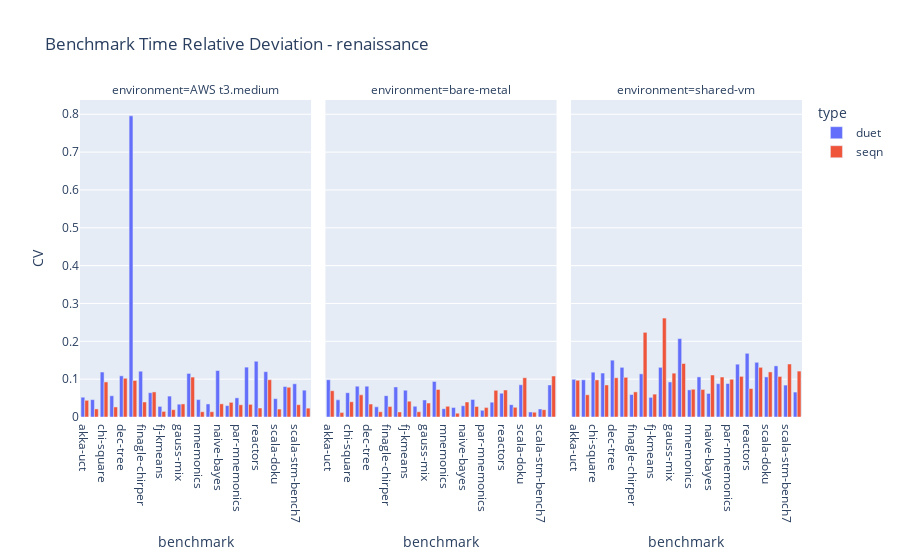
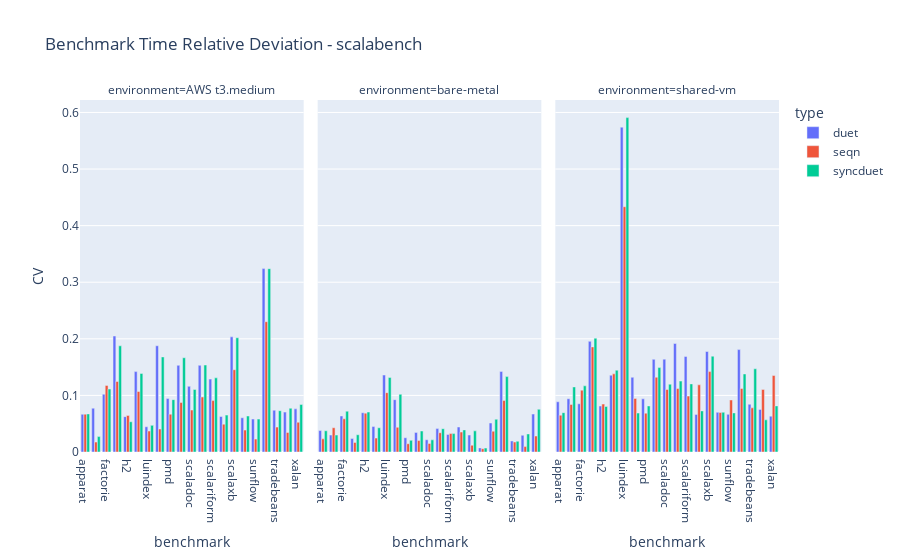
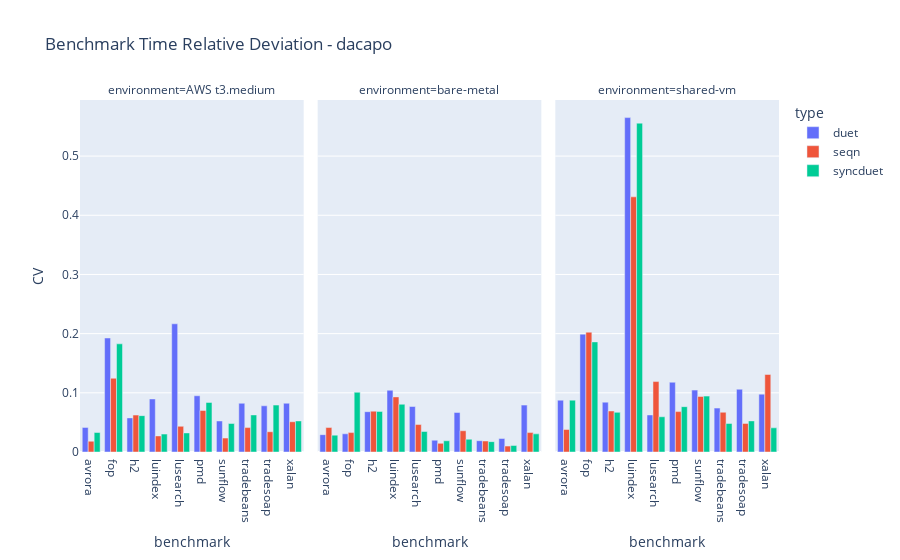
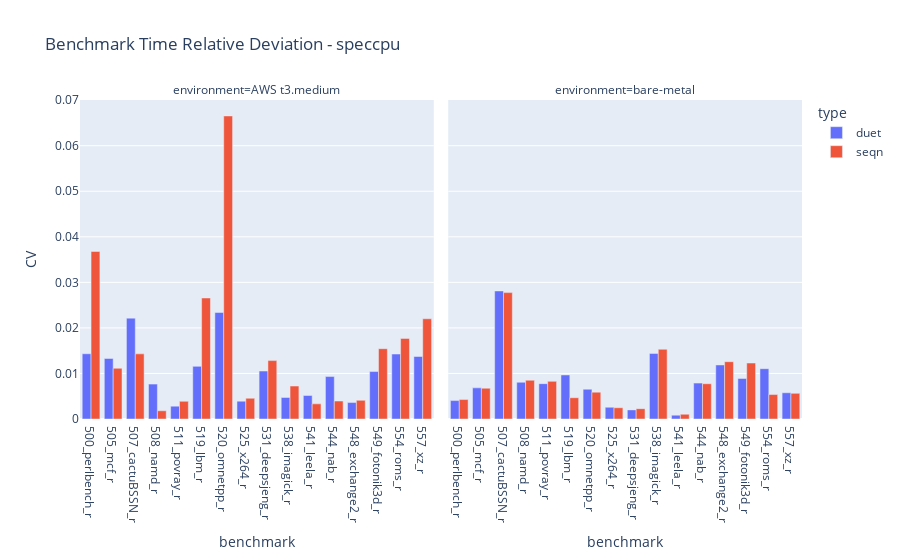

Here is the notebook cell these charts were saved with, in order:
### Markdown cell above
## Relative Standard Deviation (CV)

### Code cell
df_cv = (
    df_prep.groupby(BENCHMARK_ENV_COL)
    .agg(
        time_count=(RF.time_ns, len),
        time_mean=(RF.time_ns, "mean"),
        time_var=(RF.time_ns, "var"),
        time_std=(RF.time_ns, "std"),
    )
    .reset_index()
)
df_cv["CV"] = df_cv["time_std"] / df_cv["time_mean"]

for suite in unique_suites:
    fig = px.bar(
        df_cv[df_cv[RF.suite] == suite],
        x=RF.benchmark,
        y="CV",
        facet_col=DF.env,
        color=RF.type,
        barmode="group",
        title=f"Benchmark Time Relative Deviation - {suite}",
    )
    fig.update_xaxes(categoryorder="category ascending")
    fig.show()

### Figure 1 — Plotly figure (JSON) as saved in the notebook; plotly's stock layout.template omitted (floating-point values rounded to 4 significant figures)
{"data": [{"alignmentgroup": "True", "hovertemplate": "type=duet<br>environment=AWS t3.medium<br>benchmark=%{x}<br>CV=%{y}<extra></extra>", "legendgroup": "duet", "marker": {"color": "#636efa", "pattern": {"shape": ""}}, "name": "duet", "offsetgroup": "duet", "orientation": "v", "showlegend": true, "textposition": "auto", "type": "bar", "x": ["akka-uct", "als", "chi-square", "db-shootout", "dec-tree", "dotty", "finagle-chirper", "finagle-http", "fj-kmeans", "future-genetic", "gauss-mix", "log-regression", "mnemonics", "movie-lens", "naive-bayes", "page-rank", "par-mnemonics", "philosophers", "reactors", "rx-scrabble", "scala-doku", "scala-kmeans", "scala-stm-bench7", "scrabble"], "xaxis": "x", "y": [0.0523, 0.04587, 0.1188, 0.05616, 0.1088, 0.7958, 0.121, 0.06419, 0.02801, 0.05527, 0.03384, 0.1151, 0.04594, 0.03452, 0.1228, 0.0301, 0.05062, 0.1318, 0.1474, 0.1198, 0.04852, 0.08056, 0.08777, 0.07092], "yaxis": "y"}, {"alignmentgroup": "True", "hovertemplate": "type=duet<br>environment=bare-metal<br>benchmark=%{x}<br>CV=%{y}<extra></extra>", "legendgroup": "duet", "marker": {"color": "#636efa", "pattern": {"shape": ""}}, "name": "duet", "offsetgroup": "duet", "orientation": "v", "showlegend": false, "textposition": "auto", "type": "bar", "x": ["akka-uct", "als", "chi-square", "db-shootout", "dec-tree", "dotty", "finagle-chirper", "finagle-http", "fj-kmeans", "future-genetic", "gauss-mix", "log-regression", "mnemonics", "movie-lens", "naive-bayes", "page-rank", "par-mnemonics", "philosophers", "reactors", "rx-scrabble", "scala-doku", "scala-kmeans", "scala-stm-bench7", "scrabble"], "xaxis": "x2", "y": [0.09847, 0.04526, 0.06421, 0.08143, 0.08144, 0.02676, 0.05646, 0.07954, 0.07096, 0.02836, 0.04506, 0.09391, 0.02193, 0.02505, 0.02977, 0.04648, 0.01759, 0.03927, 0.06302, 0.03262, 0.08516, 0.01324, 0.02115, 0.08473], "yaxis": "y2"}, {"alignmentgroup": "True", "hovertemplate": "type=duet<br>environment=shared-vm<br>benchmark=%{x}<br>CV=%{y}<extra></extra>", "legendgroup": "duet", "marker": {"color": "#636efa", "pattern": {"shape": ""}}, "name": "duet", "offsetgroup": "duet", "orientation": "v", "showlegend": false, "textposition": "auto", "type": "bar", "x": ["akka-uct", "als", "chi-square", "db-shootout", "dec-tree", "dotty", "finagle-chirper", "finagle-http", "fj-kmeans", "future-genetic", "gauss-mix", "log-regression", "mnemonics", "movie-lens", "naive-bayes", "page-rank", "par-mnemonics", "philosophers", "reactors", "rx-scrabble", "scala-doku", "scala-kmeans", "scala-stm-bench7", "scrabble"], "xaxis": "x3", "y": [0.09958, 0.09825, 0.1184, 0.1162, 0.1502, 0.1312, 0.05936, 0.1141, 0.0519, 0.1313, 0.09262, 0.2072, 0.07164, 0.106, 0.06225, 0.08808, 0.08854, 0.1396, 0.1683, 0.1445, 0.1059, 0.1351, 0.08436, 0.06592], "yaxis": "y3"}, {"alignmentgroup": "True", "hovertemplate": "type=seqn<br>environment=AWS t3.medium<br>benchmark=%{x}<br>CV=%{y}<extra></extra>", "legendgroup": "seqn", "marker": {"color": "#EF553B", "pattern": {"shape": ""}}, "name": "seqn", "offsetgroup": "seqn", "orientation": "v", "showlegend": true, "textposition": "auto", "type": "bar", "x": ["akka-uct", "als", "chi-square", "db-shootout", "dec-tree", "dotty", "finagle-chirper", "finagle-http", "fj-kmeans", "future-genetic", "gauss-mix", "log-regression", "mnemonics", "movie-lens", "naive-bayes", "page-rank", "par-mnemonics", "philosophers", "reactors", "rx-scrabble", "scala-doku", "scala-kmeans", "scala-stm-bench7", "scrabble"], "xaxis": "x", "y": [0.04417, 0.02136, 0.09268, 0.02654, 0.1023, 0.09649, 0.03966, 0.06624, 0.01481, 0.0194, 0.0346, 0.1055, 0.01391, 0.01394, 0.03479, 0.03877, 0.03231, 0.03346, 0.02379, 0.09854, 0.02102, 0.07859, 0.03251, 0.02343], "yaxis": "y"}, {"alignmentgroup": "True", "hovertemplate": "type=seqn<br>environment=bare-metal<br>benchmark=%{x}<br>CV=%{y}<extra></extra>", "legendgroup": "seqn", "marker": {"color": "#EF553B", "pattern": {"shape": ""}}, "name": "seqn", "offsetgroup": "seqn", "orientation": "v", "showlegend": false, "textposition": "auto", "type": "bar", "x": ["akka-uct", "als", "chi-square", "db-shootout", "dec-tree", "dotty", "finagle-chirper", "finagle-http", "fj-kmeans", "future-genetic", "gauss-mix", "log-regression", "mnemonics", "movie-lens", "naive-bayes", "page-rank", "par-mnemonics", "philosophers", "reactors", "rx-scrabble", "scala-doku", "scala-kmeans", "scala-stm-bench7", "scrabble"], "xaxis": "x2", "y": [0.0695, 0.01166, 0.0403, 0.05859, 0.03411, 0.01393, 0.02763, 0.01341, 0.04192, 0.0139, 0.0369, 0.07286, 0.02824, 0.01018, 0.03963, 0.02784, 0.02485, 0.07041, 0.07138, 0.02551, 0.1038, 0.01277, 0.01943, 0.1083], "yaxis": "y2"}, {"alignmentgroup": "True", "hovertemplate": "type=seqn<br>environment=shared-vm<br>benchmark=%{x}<br>CV=%{y}<extra></extra>", "legendgroup": "seqn", "marker": {"color": "#EF553B", "pattern": {"shape": ""}}, "name": "seqn", "offsetgroup": "seqn", "orientation": "v", "showlegend": false, "textposition": "auto", "type": "bar", "x": ["akka-uct", "als", "chi-square", "db-shootout", "dec-tree", "dotty", "finagle-chirper", "finagle-http", "fj-kmeans", "future-genetic", "gauss-mix", "log-regression", "mnemonics", "movie-lens", "naive-bayes", "page-rank", "par-mnemonics", "philosophers", "reactors", "rx-scrabble", "scala-doku", "scala-kmeans", "scala-stm-bench7", "scrabble"], "xaxis": "x3", "y": [0.09705, 0.05872, 0.09805, 0.08467, 0.1038, 0.1048, 0.06636, 0.2237, 0.06041, 0.2614, 0.1158, 0.1414, 0.07337, 0.07276, 0.1109, 0.1057, 0.09977, 0.1075, 0.07516, 0.1313, 0.1191, 0.1072, 0.1401, 0.1213], "yaxis": "y3"}], "layout": {"annotations": [{"font": {}, "showarrow": false, "text": "environment=AWS t3.medium", "x": 0.16, "xanchor": "center", "xref": "paper", "y": 1, "yanchor": "bottom", "yref": "paper"}, {"font": {}, "showarrow": false, "text": "environment=bare-metal", "x": 0.5, "xanchor": "center", "xref": "paper", "y": 1, "yanchor": "bottom", "yref": "paper"}, {"font": {}, "showarrow": false, "text": "environment=shared-vm", "x": 0.84, "xanchor": "center", "xref": "paper", "y": 1, "yanchor": "bottom", "yref": "paper"}], "barmode": "group", "legend": {"title": {"text": "type"}, "tracegroupgap": 0}, "title": {"text": "Benchmark Time Relative Deviation - renaissance"}, "xaxis": {"anchor": "y", "categoryorder": "category ascending", "domain": [0, 0.32], "title": {"text": "benchmark"}}, "xaxis2": {"anchor": "y2", "categoryorder": "category ascending", "domain": [0.34, 0.66], "matches": "x", "title": {"text": "benchmark"}}, "xaxis3": {"anchor": "y3", "categoryorder": "category ascending", "domain": [0.68, 1.0], "matches": "x", "title": {"text": "benchmark"}}, "yaxis": {"anchor": "x", "domain": [0, 1], "title": {"text": "CV"}}, "yaxis2": {"anchor": "x2", "domain": [0, 1], "matches": "y", "showticklabels": false}, "yaxis3": {"anchor": "x3", "domain": [0, 1], "matches": "y", "showticklabels": false}}}

### Figure 2 — Plotly figure (JSON) as saved in the notebook; plotly's stock layout.template omitted (floating-point values rounded to 4 significant figures)
{"data": [{"alignmentgroup": "True", "hovertemplate": "type=duet<br>environment=AWS t3.medium<br>benchmark=%{x}<br>CV=%{y}<extra></extra>", "legendgroup": "duet", "marker": {"color": "#636efa", "pattern": {"shape": ""}}, "name": "duet", "offsetgroup": "duet", "orientation": "v", "showlegend": true, "textposition": "auto", "type": "bar", "x": ["apparat", "avrora", "factorie", "fop", "h2", "kiama", "luindex", "lusearch", "pmd", "scalac", "scaladoc", "scalap", "scalariform", "scalatest", "scalaxb", "specs", "sunflow", "tmt", "tradebeans", "tradesoap", "xalan"], "xaxis": "x", "y": [0.06676, 0.07742, 0.1022, 0.2049, 0.0625, 0.1421, 0.04461, 0.1878, 0.09443, 0.1531, 0.1161, 0.1532, 0.1288, 0.06271, 0.2035, 0.06052, 0.0582, 0.3241, 0.07391, 0.0705, 0.07623], "yaxis": "y"}, {"alignmentgroup": "True", "hovertemplate": "type=duet<br>environment=bare-metal<br>benchmark=%{x}<br>CV=%{y}<extra></extra>", "legendgroup": "duet", "marker": {"color": "#636efa", "pattern": {"shape": ""}}, "name": "duet", "offsetgroup": "duet", "orientation": "v", "showlegend": false, "textposition": "auto", "type": "bar", "x": ["apparat", "avrora", "factorie", "fop", "h2", "kiama", "luindex", "lusearch", "pmd", "scalac", "scaladoc", "scalap", "scalariform", "scalatest", "scalaxb", "specs", "sunflow", "tmt", "tradebeans", "tradesoap", "xalan"], "xaxis": "x2", "y": [0.0379, 0.02997, 0.06363, 0.02375, 0.06943, 0.04495, 0.136, 0.0925, 0.02523, 0.03466, 0.02164, 0.0414, 0.03111, 0.04415, 0.03001, 0.007261, 0.05123, 0.1424, 0.01948, 0.02951, 0.06708], "yaxis": "y2"}, {"alignmentgroup": "True", "hovertemplate": "type=duet<br>environment=shared-vm<br>benchmark=%{x}<br>CV=%{y}<extra></extra>", "legendgroup": "duet", "marker": {"color": "#636efa", "pattern": {"shape": ""}}, "name": "duet", "offsetgroup": "duet", "orientation": "v", "showlegend": false, "textposition": "auto", "type": "bar", "x": ["apparat", "avrora", "factorie", "fop", "h2", "kiama", "luindex", "lusearch", "pmd", "scalac", "scaladoc", "scalap", "scalariform", "scalatest", "scalaxb", "specs", "sunflow", "tmt", "tradebeans", "tradesoap", "xalan"], "xaxis": "x3", "y": [0.08874, 0.09411, 0.08518, 0.1955, 0.0813, 0.1357, 0.5741, 0.132, 0.09393, 0.1638, 0.1641, 0.1918, 0.1688, 0.06646, 0.1776, 0.07014, 0.06652, 0.1809, 0.08428, 0.07531, 0.06336], "yaxis": "y3"}, {"alignmentgroup": "True", "hovertemplate": "type=seqn<br>environment=AWS t3.medium<br>benchmark=%{x}<br>CV=%{y}<extra></extra>", "legendgroup": "seqn", "marker": {"color": "#EF553B", "pattern": {"shape": ""}}, "name": "seqn", "offsetgroup": "seqn", "orientation": "v", "showlegend": true, "textposition": "auto", "type": "bar", "x": ["apparat", "avrora", "factorie", "fop", "h2", "kiama", "luindex", "lusearch", "pmd", "scalac", "scaladoc", "scalap", "scalariform", "scalatest", "scalaxb", "specs", "sunflow", "tmt", "tradebeans", "tradesoap", "xalan"], "xaxis": "x", "y": [0.06691, 0.01751, 0.1176, 0.1246, 0.06461, 0.1069, 0.03701, 0.04066, 0.06689, 0.08737, 0.07413, 0.0972, 0.09083, 0.04922, 0.1454, 0.03872, 0.0228, 0.2303, 0.04397, 0.03453, 0.05259], "yaxis": "y"}, {"alignmentgroup": "True", "hovertemplate": "type=seqn<br>environment=bare-metal<br>benchmark=%{x}<br>CV=%{y}<extra></extra>", "legendgroup": "seqn", "marker": {"color": "#EF553B", "pattern": {"shape": ""}}, "name": "seqn", "offsetgroup": "seqn", "orientation": "v", "showlegend": false, "textposition": "auto", "type": "bar", "x": ["apparat", "avrora", "factorie", "fop", "h2", "kiama", "luindex", "lusearch", "pmd", "scalac", "scaladoc", "scalap", "scalariform", "scalatest", "scalaxb", "specs", "sunflow", "tmt", "tradebeans", "tradesoap", "xalan"], "xaxis": "x2", "y": [0.02321, 0.0429, 0.05865, 0.017, 0.06862, 0.02458, 0.1049, 0.04367, 0.01462, 0.02024, 0.01519, 0.03409, 0.03259, 0.03528, 0.01196, 0.00584, 0.03677, 0.09091, 0.01761, 0.009565, 0.02825], "yaxis": "y2"}, {"alignmentgroup": "True", "hovertemplate": "type=seqn<br>environment=shared-vm<br>benchmark=%{x}<br>CV=%{y}<extra></extra>", "legendgroup": "seqn", "marker": {"color": "#EF553B", "pattern": {"shape": ""}}, "name": "seqn", "offsetgroup": "seqn", "orientation": "v", "showlegend": false, "textposition": "auto", "type": "bar", "x": ["apparat", "avrora", "factorie", "fop", "h2", "kiama", "luindex", "lusearch", "pmd", "scalac", "scaladoc", "scalap", "scalariform", "scalatest", "scalaxb", "specs", "sunflow", "tmt", "tradebeans", "tradesoap", "xalan"], "xaxis": "x3", "y": [0.06515, 0.084, 0.1093, 0.1857, 0.08469, 0.1381, 0.4334, 0.09469, 0.06865, 0.1322, 0.1104, 0.1121, 0.0988, 0.1187, 0.1421, 0.0697, 0.09191, 0.1123, 0.078, 0.1106, 0.1352], "yaxis": "y3"}, {"alignmentgroup": "True", "hovertemplate": "type=syncduet<br>environment=AWS t3.medium<br>benchmark=%{x}<br>CV=%{y}<extra></extra>", "legendgroup": "syncduet", "marker": {"color": "#00cc96", "pattern": {"shape": ""}}, "name": "syncduet", "offsetgroup": "syncduet", "orientation": "v", "showlegend": true, "textposition": "auto", "type": "bar", "x": ["apparat", "avrora", "factorie", "fop", "h2", "kiama", "luindex", "lusearch", "pmd", "scalac", "scaladoc", "scalap", "scalariform", "scalatest", "scalaxb", "specs", "sunflow", "tmt", "tradebeans", "tradesoap", "xalan"], "xaxis": "x", "y": [0.06731, 0.02724, 0.1112, 0.1876, 0.05343, 0.1388, 0.04706, 0.168, 0.09254, 0.1665, 0.1105, 0.1537, 0.131, 0.06517, 0.2019, 0.06362, 0.05812, 0.324, 0.07297, 0.07734, 0.08403], "yaxis": "y"}, {"alignmentgroup": "True", "hovertemplate": "type=syncduet<br>environment=bare-metal<br>benchmark=%{x}<br>CV=%{y}<extra></extra>", "legendgroup": "syncduet", "marker": {"color": "#00cc96", "pattern": {"shape": ""}}, "name": "syncduet", "offsetgroup": "syncduet", "orientation": "v", "showlegend": false, "textposition": "auto", "type": "bar", "x": ["apparat", "avrora", "factorie", "fop", "h2", "kiama", "luindex", "lusearch", "pmd", "scalac", "scaladoc", "scalap", "scalariform", "scalatest", "scalaxb", "specs", "sunflow", "tmt", "tradebeans", "tradesoap", "xalan"], "xaxis": "x2", "y": [0.03752, 0.02997, 0.07213, 0.0305, 0.07058, 0.0428, 0.1318, 0.102, 0.02067, 0.03711, 0.02143, 0.04113, 0.03253, 0.03909, 0.03734, 0.006983, 0.05785, 0.1333, 0.019, 0.03191, 0.07547], "yaxis": "y2"}, {"alignmentgroup": "True", "hovertemplate": "type=syncduet<br>environment=shared-vm<br>benchmark=%{x}<br>CV=%{y}<extra></extra>", "legendgroup": "syncduet", "marker": {"color": "#00cc96", "pattern": {"shape": ""}}, "name": "syncduet", "offsetgroup": "syncduet", "orientation": "v", "showlegend": false, "textposition": "auto", "type": "bar", "x": ["apparat", "avrora", "factorie", "fop", "h2", "kiama", "luindex", "lusearch", "pmd", "scalac", "scaladoc", "scalap", "scalariform", "scalatest", "scalaxb", "specs", "sunflow", "tmt", "tradebeans", "tradesoap", "xalan"], "xaxis": "x3", "y": [0.06957, 0.115, 0.1169, 0.2011, 0.08053, 0.1446, 0.5909, 0.06883, 0.08137, 0.1492, 0.1198, 0.1253, 0.1204, 0.07262, 0.1694, 0.0703, 0.06913, 0.1379, 0.147, 0.05685, 0.08149], "yaxis": "y3"}], "layout": {"annotations": [{"font": {}, "showarrow": false, "text": "environment=AWS t3.medium", "x": 0.16, "xanchor": "center", "xref": "paper", "y": 1, "yanchor": "bottom", "yref": "paper"}, {"font": {}, "showarrow": false, "text": "environment=bare-metal", "x": 0.5, "xanchor": "center", "xref": "paper", "y": 1, "yanchor": "bottom", "yref": "paper"}, {"font": {}, "showarrow": false, "text": "environment=shared-vm", "x": 0.84, "xanchor": "center", "xref": "paper", "y": 1, "yanchor": "bottom", "yref": "paper"}], "barmode": "group", "legend": {"title": {"text": "type"}, "tracegroupgap": 0}, "title": {"text": "Benchmark Time Relative Deviation - scalabench"}, "xaxis": {"anchor": "y", "categoryorder": "category ascending", "domain": [0, 0.32], "title": {"text": "benchmark"}}, "xaxis2": {"anchor": "y2", "categoryorder": "category ascending", "domain": [0.34, 0.66], "matches": "x", "title": {"text": "benchmark"}}, "xaxis3": {"anchor": "y3", "categoryorder": "category ascending", "domain": [0.68, 1.0], "matches": "x", "title": {"text": "benchmark"}}, "yaxis": {"anchor": "x", "domain": [0, 1], "title": {"text": "CV"}}, "yaxis2": {"anchor": "x2", "domain": [0, 1], "matches": "y", "showticklabels": false}, "yaxis3": {"anchor": "x3", "domain": [0, 1], "matches": "y", "showticklabels": false}}}

### Figure 3 — Plotly figure (JSON) as saved in the notebook; plotly's stock layout.template omitted (floating-point values rounded to 4 significant figures)
{"data": [{"alignmentgroup": "True", "hovertemplate": "type=duet<br>environment=AWS t3.medium<br>benchmark=%{x}<br>CV=%{y}<extra></extra>", "legendgroup": "duet", "marker": {"color": "#636efa", "pattern": {"shape": ""}}, "name": "duet", "offsetgroup": "duet", "orientation": "v", "showlegend": true, "textposition": "auto", "type": "bar", "x": ["avrora", "fop", "h2", "luindex", "lusearch", "pmd", "sunflow", "tradebeans", "tradesoap", "xalan"], "xaxis": "x", "y": [0.04158, 0.1926, 0.05766, 0.08965, 0.2166, 0.095, 0.05243, 0.08234, 0.07807, 0.08239], "yaxis": "y"}, {"alignmentgroup": "True", "hovertemplate": "type=duet<br>environment=bare-metal<br>benchmark=%{x}<br>CV=%{y}<extra></extra>", "legendgroup": "duet", "marker": {"color": "#636efa", "pattern": {"shape": ""}}, "name": "duet", "offsetgroup": "duet", "orientation": "v", "showlegend": false, "textposition": "auto", "type": "bar", "x": ["avrora", "fop", "h2", "luindex", "lusearch", "pmd", "sunflow", "tradebeans", "tradesoap", "xalan"], "xaxis": "x2", "y": [0.02931, 0.03075, 0.06814, 0.1044, 0.07686, 0.01995, 0.0667, 0.0191, 0.02278, 0.07921], "yaxis": "y2"}, {"alignmentgroup": "True", "hovertemplate": "type=duet<br>environment=shared-vm<br>benchmark=%{x}<br>CV=%{y}<extra></extra>", "legendgroup": "duet", "marker": {"color": "#636efa", "pattern": {"shape": ""}}, "name": "duet", "offsetgroup": "duet", "orientation": "v", "showlegend": false, "textposition": "auto", "type": "bar", "x": ["avrora", "fop", "h2", "luindex", "lusearch", "pmd", "sunflow", "tradebeans", "tradesoap", "xalan"], "xaxis": "x3", "y": [0.08762, 0.1992, 0.08424, 0.5651, 0.06263, 0.1179, 0.1046, 0.0742, 0.1061, 0.09779], "yaxis": "y3"}, {"alignmentgroup": "True", "hovertemplate": "type=seqn<br>environment=AWS t3.medium<br>benchmark=%{x}<br>CV=%{y}<extra></extra>", "legendgroup": "seqn", "marker": {"color": "#EF553B", "pattern": {"shape": ""}}, "name": "seqn", "offsetgroup": "seqn", "orientation": "v", "showlegend": true, "textposition": "auto", "type": "bar", "x": ["avrora", "fop", "h2", "luindex", "lusearch", "pmd", "sunflow", "tradebeans", "tradesoap", "xalan"], "xaxis": "x", "y": [0.0182, 0.1246, 0.0624, 0.02717, 0.04341, 0.07009, 0.02352, 0.04126, 0.03425, 0.05113], "yaxis": "y"}, {"alignmentgroup": "True", "hovertemplate": "type=seqn<br>environment=bare-metal<br>benchmark=%{x}<br>CV=%{y}<extra></extra>", "legendgroup": "seqn", "marker": {"color": "#EF553B", "pattern": {"shape": ""}}, "name": "seqn", "offsetgroup": "seqn", "orientation": "v", "showlegend": false, "textposition": "auto", "type": "bar", "x": ["avrora", "fop", "h2", "luindex", "lusearch", "pmd", "sunflow", "tradebeans", "tradesoap", "xalan"], "xaxis": "x2", "y": [0.04133, 0.03281, 0.06902, 0.0931, 0.0464, 0.01463, 0.03589, 0.01857, 0.009984, 0.03281], "yaxis": "y2"}, {"alignmentgroup": "True", "hovertemplate": "type=seqn<br>environment=shared-vm<br>benchmark=%{x}<br>CV=%{y}<extra></extra>", "legendgroup": "seqn", "marker": {"color": "#EF553B", "pattern": {"shape": ""}}, "name": "seqn", "offsetgroup": "seqn", "orientation": "v", "showlegend": false, "textposition": "auto", "type": "bar", "x": ["avrora", "fop", "h2", "luindex", "lusearch", "pmd", "sunflow", "tradebeans", "tradesoap", "xalan"], "xaxis": "x3", "y": [0.03797, 0.2025, 0.0693, 0.4312, 0.119, 0.06831, 0.09384, 0.06718, 0.04829, 0.131], "yaxis": "y3"}, {"alignmentgroup": "True", "hovertemplate": "type=syncduet<br>environment=AWS t3.medium<br>benchmark=%{x}<br>CV=%{y}<extra></extra>", "legendgroup": "syncduet", "marker": {"color": "#00cc96", "pattern": {"shape": ""}}, "name": "syncduet", "offsetgroup": "syncduet", "orientation": "v", "showlegend": true, "textposition": "auto", "type": "bar", "x": ["avrora", "fop", "h2", "luindex", "lusearch", "pmd", "sunflow", "tradebeans", "tradesoap", "xalan"], "xaxis": "x", "y": [0.03293, 0.1828, 0.06144, 0.03028, 0.03226, 0.08374, 0.04812, 0.06264, 0.07927, 0.05251], "yaxis": "y"}, {"alignmentgroup": "True", "hovertemplate": "type=syncduet<br>environment=bare-metal<br>benchmark=%{x}<br>CV=%{y}<extra></extra>", "legendgroup": "syncduet", "marker": {"color": "#00cc96", "pattern": {"shape": ""}}, "name": "syncduet", "offsetgroup": "syncduet", "orientation": "v", "showlegend": false, "textposition": "auto", "type": "bar", "x": ["avrora", "fop", "h2", "luindex", "lusearch", "pmd", "sunflow", "tradebeans", "tradesoap", "xalan"], "xaxis": "x2", "y": [0.0285, 0.1009, 0.06857, 0.08067, 0.03464, 0.01898, 0.02158, 0.0175, 0.01102, 0.03063], "yaxis": "y2"}, {"alignmentgroup": "True", "hovertemplate": "type=syncduet<br>environment=shared-vm<br>benchmark=%{x}<br>CV=%{y}<extra></extra>", "legendgroup": "syncduet", "marker": {"color": "#00cc96", "pattern": {"shape": ""}}, "name": "syncduet", "offsetgroup": "syncduet", "orientation": "v", "showlegend": false, "textposition": "auto", "type": "bar", "x": ["avrora", "fop", "h2", "luindex", "lusearch", "pmd", "sunflow", "tradebeans", "tradesoap", "xalan"], "xaxis": "x3", "y": [0.08764, 0.1861, 0.067, 0.5557, 0.05954, 0.07659, 0.09445, 0.04819, 0.05258, 0.04083], "yaxis": "y3"}], "layout": {"annotations": [{"font": {}, "showarrow": false, "text": "environment=AWS t3.medium", "x": 0.16, "xanchor": "center", "xref": "paper", "y": 1, "yanchor": "bottom", "yref": "paper"}, {"font": {}, "showarrow": false, "text": "environment=bare-metal", "x": 0.5, "xanchor": "center", "xref": "paper", "y": 1, "yanchor": "bottom", "yref": "paper"}, {"font": {}, "showarrow": false, "text": "environment=shared-vm", "x": 0.84, "xanchor": "center", "xref": "paper", "y": 1, "yanchor": "bottom", "yref": "paper"}], "barmode": "group", "legend": {"title": {"text": "type"}, "tracegroupgap": 0}, "title": {"text": "Benchmark Time Relative Deviation - dacapo"}, "xaxis": {"anchor": "y", "categoryorder": "category ascending", "domain": [0, 0.32], "title": {"text": "benchmark"}}, "xaxis2": {"anchor": "y2", "categoryorder": "category ascending", "domain": [0.34, 0.66], "matches": "x", "title": {"text": "benchmark"}}, "xaxis3": {"anchor": "y3", "categoryorder": "category ascending", "domain": [0.68, 1.0], "matches": "x", "title": {"text": "benchmark"}}, "yaxis": {"anchor": "x", "domain": [0, 1], "title": {"text": "CV"}}, "yaxis2": {"anchor": "x2", "domain": [0, 1], "matches": "y", "showticklabels": false}, "yaxis3": {"anchor": "x3", "domain": [0, 1], "matches": "y", "showticklabels": false}}}

### Figure 4 — Plotly figure (JSON) as saved in the notebook; plotly's stock layout.template omitted (floating-point values rounded to 4 significant figures)
{"data": [{"alignmentgroup": "True", "hovertemplate": "type=duet<br>environment=AWS t3.medium<br>benchmark=%{x}<br>CV=%{y}<extra></extra>", "legendgroup": "duet", "marker": {"color": "#636efa", "pattern": {"shape": ""}}, "name": "duet", "offsetgroup": "duet", "orientation": "v", "showlegend": true, "textposition": "auto", "type": "bar", "x": ["500_perlbench_r", "505_mcf_r", "507_cactuBSSN_r", "508_namd_r", "511_povray_r", "519_lbm_r", "520_omnetpp_r", "525_x264_r", "531_deepsjeng_r", "538_imagick_r", "541_leela_r", "544_nab_r", "548_exchange2_r", "549_fotonik3d_r", "554_roms_r", "557_xz_r"], "xaxis": "x", "y": [0.01432, 0.01329, 0.02214, 0.007657, 0.002825, 0.01155, 0.02337, 0.003916, 0.01052, 0.004731, 0.005165, 0.009317, 0.003612, 0.01042, 0.01426, 0.01372], "yaxis": "y"}, {"alignmentgroup": "True", "hovertemplate": "type=duet<br>environment=bare-metal<br>benchmark=%{x}<br>CV=%{y}<extra></extra>", "legendgroup": "duet", "marker": {"color": "#636efa", "pattern": {"shape": ""}}, "name": "duet", "offsetgroup": "duet", "orientation": "v", "showlegend": false, "textposition": "auto", "type": "bar", "x": ["500_perlbench_r", "505_mcf_r", "507_cactuBSSN_r", "508_namd_r", "511_povray_r", "519_lbm_r", "520_omnetpp_r", "525_x264_r", "531_deepsjeng_r", "538_imagick_r", "541_leela_r", "544_nab_r", "548_exchange2_r", "549_fotonik3d_r", "554_roms_r", "557_xz_r"], "xaxis": "x2", "y": [0.004042, 0.006837, 0.02811, 0.008062, 0.00776, 0.009668, 0.006536, 0.002582, 0.002003, 0.0144, 0.0008429, 0.007881, 0.01186, 0.008884, 0.01104, 0.005759], "yaxis": "y2"}, {"alignmentgroup": "True", "hovertemplate": "type=seqn<br>environment=AWS t3.medium<br>benchmark=%{x}<br>CV=%{y}<extra></extra>", "legendgroup": "seqn", "marker": {"color": "#EF553B", "pattern": {"shape": ""}}, "name": "seqn", "offsetgroup": "seqn", "orientation": "v", "showlegend": true, "textposition": "auto", "type": "bar", "x": ["500_perlbench_r", "505_mcf_r", "507_cactuBSSN_r", "508_namd_r", "511_povray_r", "519_lbm_r", "520_omnetpp_r", "525_x264_r", "531_deepsjeng_r", "538_imagick_r", "541_leela_r", "544_nab_r", "548_exchange2_r", "549_fotonik3d_r", "554_roms_r", "557_xz_r"], "xaxis": "x", "y": [0.03679, 0.01113, 0.0143, 0.001804, 0.003886, 0.02657, 0.06653, 0.004557, 0.01282, 0.007232, 0.003322, 0.003945, 0.004101, 0.01544, 0.0177, 0.02201], "yaxis": "y"}, {"alignmentgroup": "True", "hovertemplate": "type=seqn<br>environment=bare-metal<br>benchmark=%{x}<br>CV=%{y}<extra></extra>", "legendgroup": "seqn", "marker": {"color": "#EF553B", "pattern": {"shape": ""}}, "name": "seqn", "offsetgroup": "seqn", "orientation": "v", "showlegend": false, "textposition": "auto", "type": "bar", "x": ["500_perlbench_r", "505_mcf_r", "507_cactuBSSN_r", "508_namd_r", "511_povray_r", "519_lbm_r", "520_omnetpp_r", "525_x264_r", "531_deepsjeng_r", "538_imagick_r", "541_leela_r", "544_nab_r", "548_exchange2_r", "549_fotonik3d_r", "554_roms_r", "557_xz_r"], "xaxis": "x2", "y": [0.00427, 0.006757, 0.02775, 0.008509, 0.008263, 0.004673, 0.005893, 0.002474, 0.002268, 0.0153, 0.001045, 0.007743, 0.01258, 0.01229, 0.005368, 0.005626], "yaxis": "y2"}], "layout": {"annotations": [{"font": {}, "showarrow": false, "text": "environment=AWS t3.medium", "x": 0.245, "xanchor": "center", "xref": "paper", "y": 1, "yanchor": "bottom", "yref": "paper"}, {"font": {}, "showarrow": false, "text": "environment=bare-metal", "x": 0.755, "xanchor": "center", "xref": "paper", "y": 1, "yanchor": "bottom", "yref": "paper"}], "barmode": "group", "legend": {"title": {"text": "type"}, "tracegroupgap": 0}, "title": {"text": "Benchmark Time Relative Deviation - speccpu"}, "xaxis": {"anchor": "y", "categoryorder": "category ascending", "domain": [0, 0.49], "title": {"text": "benchmark"}}, "xaxis2": {"anchor": "y2", "categoryorder": "category ascending", "domain": [0.51, 1], "matches": "x", "title": {"text": "benchmark"}}, "yaxis": {"anchor": "x", "domain": [0, 1], "title": {"text": "CV"}}, "yaxis2": {"anchor": "x2", "domain": [0, 1], "matches": "y", "showticklabels": false}}}
